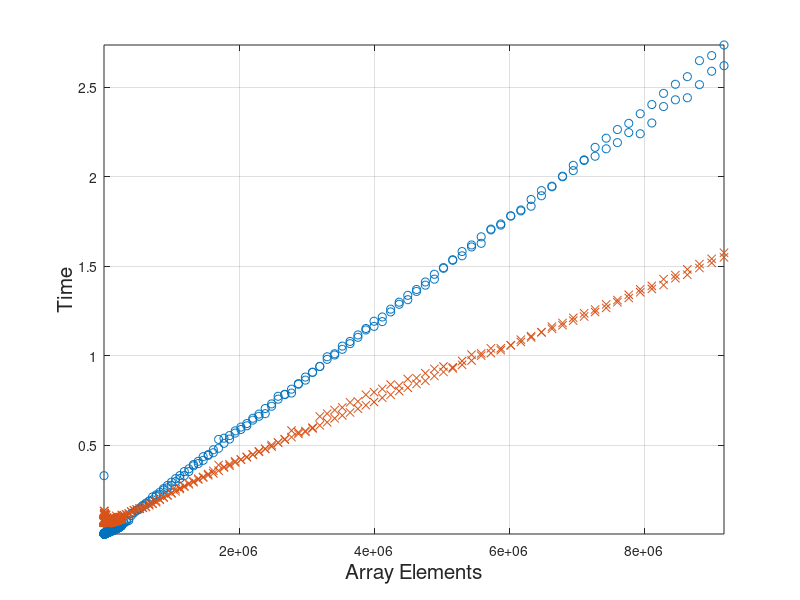

Source code (MATLAB):
clc
clear

% A = dlmread('mem.txt')
% 
% plot(A./1000000)
% 
% grid on
% box on
% xlabel('Function Call #','FontSize',15);
% ylabel('FP_0 Size (Mb)','FontSize',15);
% axis tight

A = dlmread('gpumem.txt');

A(:,3) = floor(A(:,3))*3;

scatter(A(:,3), A(:,1), 'ob');
hold on
scatter(A(:,3), A(:,2), 'xk');

grid on
box on
xlabel('Array Elements','FontSize',15);
ylabel('Time','FontSize',15);
axis tight
